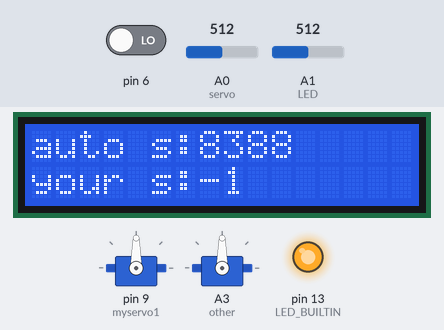
Bench run of a sketch on a simulated Arduino Uno, built with avr-gcc and run on an emulated ATmega328P. Parts: 16×2 character LCD, 2 × servo, output pins drawn as LEDs (lit = HIGH). The test bench sets the inputs (shaded band); at power-on: A1 (LED) = 512, pin 6 LOW, A0 (servo) = 512.

Above: at 3.2 s.
3.3 s: A1 (LED) set to 993
At 4.1 s:
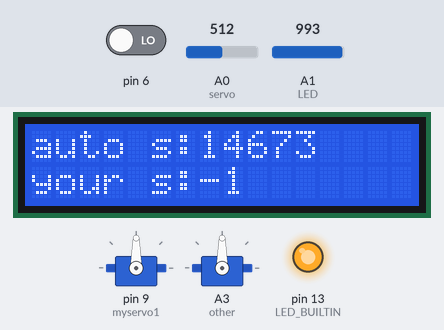
4.8 s: A1 (LED) set to 1016
At 4.93 s:
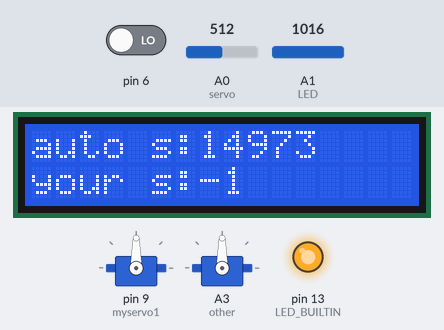
7.8 s: A1 (LED) set to 20
At 9.1 s:
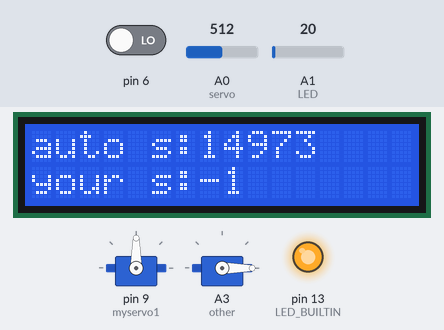
Timing chart, 0 to 10.8 s (numbered marks = the images above; inputs shaded):
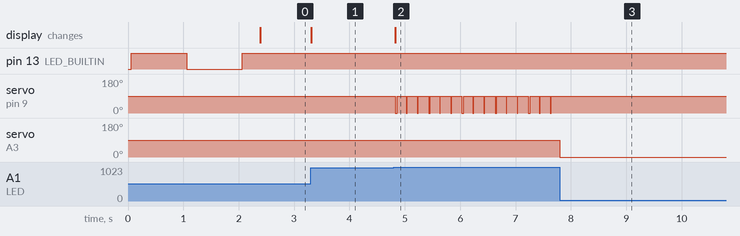

Measured:
- the behaviour switches between 1000 and 1001 on A1 (LED) (found by bisection; images 1 and 2)
- after the input at 3.3 s, the display: changes at once (image 1)
- after the input at 4.8 s, servo on pin 9 (myservo1): alternates 90° for 0.18 s and 0° for 0.02 s, starting at once; the display: changes at once (image 2)
- after the input at 7.8 s, servo on pin 9 (myservo1): stops changing and stays 90°; servo on A3 (other): 90° → 0° at once

The sketch:

arduino.ino
```cpp
#include <MsTimer2.h>

#include <LiquidCrystal.h>

#include <Servo.h>


Servo myservo1;
Servo other;
LiquidCrystal lcd(12,11,5,4,3,2);
int INF=99999;
int change=30;
int pos=0;
int tpush;
int acce=0;

void setup() {                                    //init
  lcd.begin(16,2);
  Serial.begin(9600);
  myservo1.attach(9);
  other.attach(A3);
  pinMode(LED_BUILTIN,OUTPUT);
  pinMode(6,INPUT);
  digitalWrite(LED_BUILTIN,LOW);
  int tpush=check();
  MsTimer2::set(40,LED);
  MsTimer2::start();
}

void LED(){                                      //interrupt1
  int bscore=analogRead(A1);
  int score=map(bscore,23,1018,2000,15000);
  //Serial.println(score);
  lcd.clear();
  lcd.print("auto s:");
  lcd.print(score);
  lcd.setCursor(0,2);
  lcd.print("your s:");
  long yours=(long)change*score/tpush;
  lcd.print(yours);
}

void servo(){                                  //servo1
  int x=analogRead(A0);
  if (x>1000) {myservo1.write(0);
  delay(15);
  myservo1.write(90);
  delay(100);}
  //Serial.println(x);
}

void loop() {                                //check for the last mode
  // put your main code here, to run repeatedly:
  servo();
  doublecheck();
}

int doublecheck(){                              //check for the last mode

  if (begindoublecheck())
     {
        MsTimer2::stop();
        MsTimer2::set(20,servo);
        MsTimer2::start();
        moveotherservo();
     }
}

int begindoublecheck(){                        //check the A1
  static int rem=INF;
  int x=analogRead(A1);
  if (rem>change&&x>change) {acce=rem;rem=x;}
  if (rem<change&&x<change) return 1;
  return 0;
}

int check(){                               //check the reaction rate
  digitalWrite(LED_BUILTIN,HIGH);
  delay(1000);
  digitalWrite(LED_BUILTIN,LOW);
  delay(1000);
  digitalWrite(LED_BUILTIN,HIGH);
  int time=millis();
  while (digitalRead(6));
  return millis()-time;
}

void moveotherservo(){                    //move the other servo

for (int i=0;i<=60;i++)
{
  if (i<30)
  other.write((int)asin(((-30*acce*i+35)/70)*180/3.14));
  else
  other.write((int)(asin(30*acce*i-35)/70*180/3.14));
  delay(1);
}
}
```
